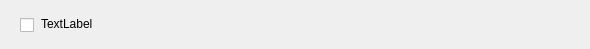
<?xml version="1.0" encoding="UTF-8"?>
<ui version="4.0">
 <class>TableListItem</class>
 <widget class="QWidget" name="TableListItem">
  <property name="geometry">
   <rect>
    <x>0</x>
    <y>0</y>
    <width>590</width>
    <height>49</height>
   </rect>
  </property>
  <property name="windowTitle">
   <string>TableListItem</string>
  </property>
  <widget class="QLabel" name="label">
   <property name="geometry">
    <rect>
     <x>41</x>
     <y>16</y>
     <width>530</width>
     <height>16</height>
    </rect>
   </property>
   <property name="text">
    <string>TextLabel</string>
   </property>
  </widget>
  <widget class="QCheckBox" name="checkBox">
   <property name="geometry">
    <rect>
     <x>20</x>
     <y>15</y>
     <width>16</width>
     <height>20</height>
    </rect>
   </property>
   <property name="text">
    <string/>
   </property>
  </widget>
 </widget>
 <resources/>
 <connections/>
</ui>
